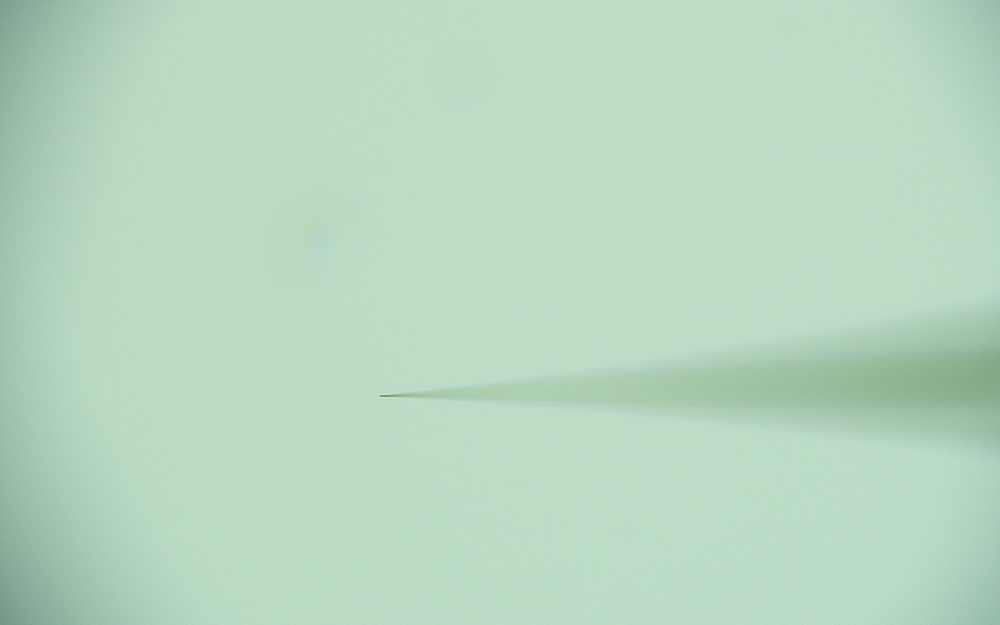
#> input picture test.jpg, 1000 x 625 px, shrunk from 1920 x 1200 before the run
$ python test.py
#> lines starting #> are read from the running program, lines starting #| are printed output that depends on the picture; after the words box and inside, x2 and y2 are one past the last pixel; in counts of white or black regions, pixels touching at a corner belong together
'''
Author: Simon Yang SimonYang223@163.com
Date: 2023-02-20 17:11:27
LastEditors: Simon Yang SimonYang223@163.com
LastEditTime: 2023-02-20 17:13:38
FilePath: \Contact-Detection-py\test.py
Description: 这是默认设置,请设置`customMade`, 打开koroFileHeader查看配置 进行设置: https://github.com/OBKoro1/koro1FileHeader/wiki/%E9%85%8D%E7%BD%AE
'''
import cv2

bgr_img = cv2.imread("test.jpg")
#> bgr_img is the input picture: shape (625, 1000, 3); mean B, G, R 192.5, 214.8, 182.9
gray_img = cv2.cvtColor(bgr_img, cv2.COLOR_BGR2GRAY)
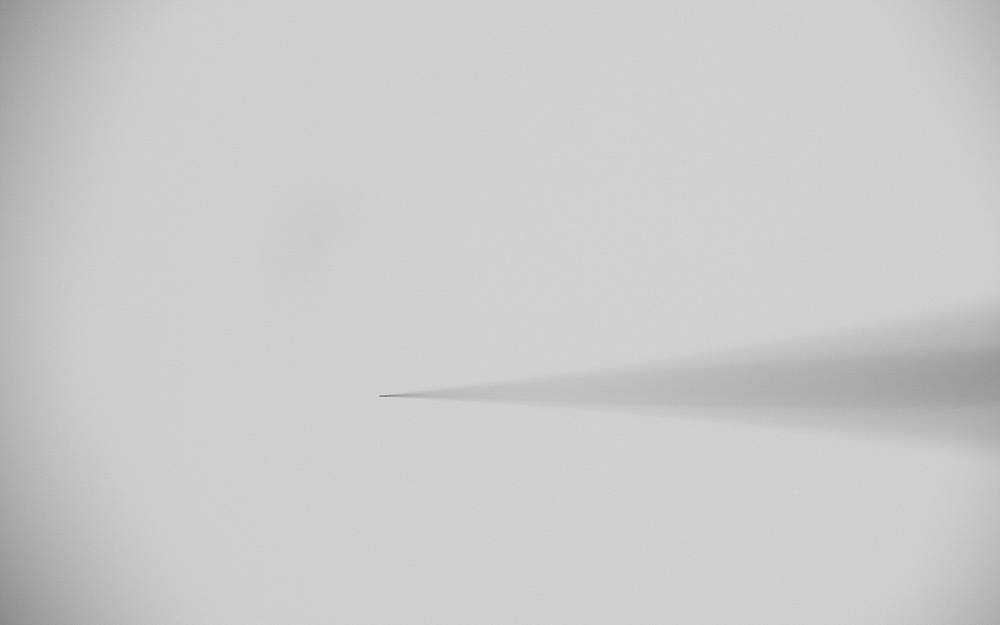
#> gray_img: shape (625, 1000); min 105, max 230, mean 202.8
th, binary = cv2.threshold(gray_img, 0, 255, cv2.THRESH_OTSU)
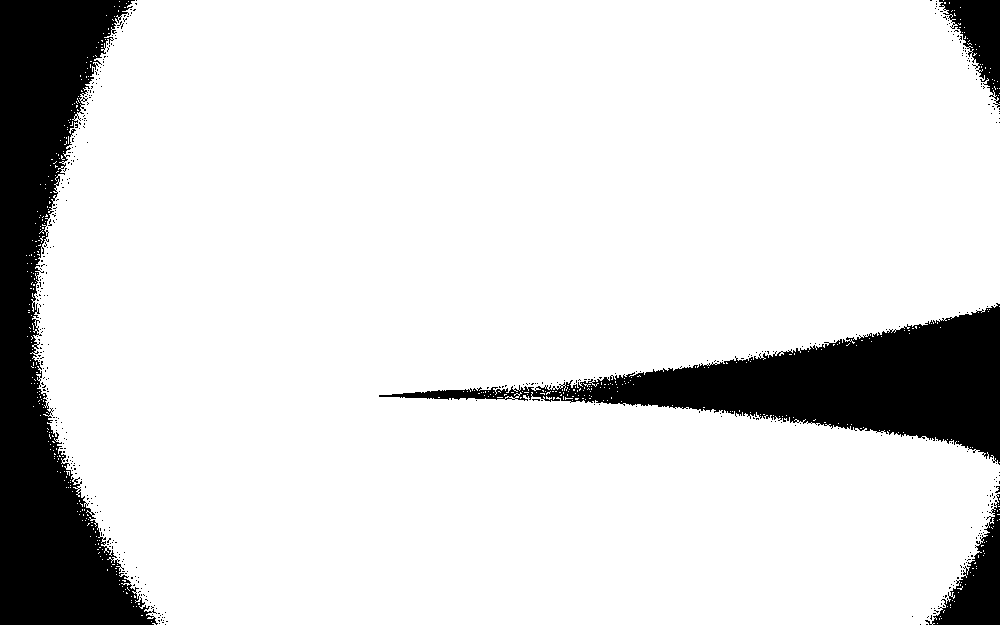
#> binary: shape (625, 1000); 86.2% white; 446 black regions (442 under 20 px)
#> th = 193
contours, hierarchy = cv2.findContours(binary, cv2.RETR_TREE, cv2.CHAIN_APPROX_SIMPLE)
#> contours = 1165 contours, 1164 with area under 20; largest, box (x1, y1, x2, y2) and area: (30, 0, 1000, 625) 536412
cv2.drawContours(bgr_img, contours, -1, (0, 0, 255), 3)
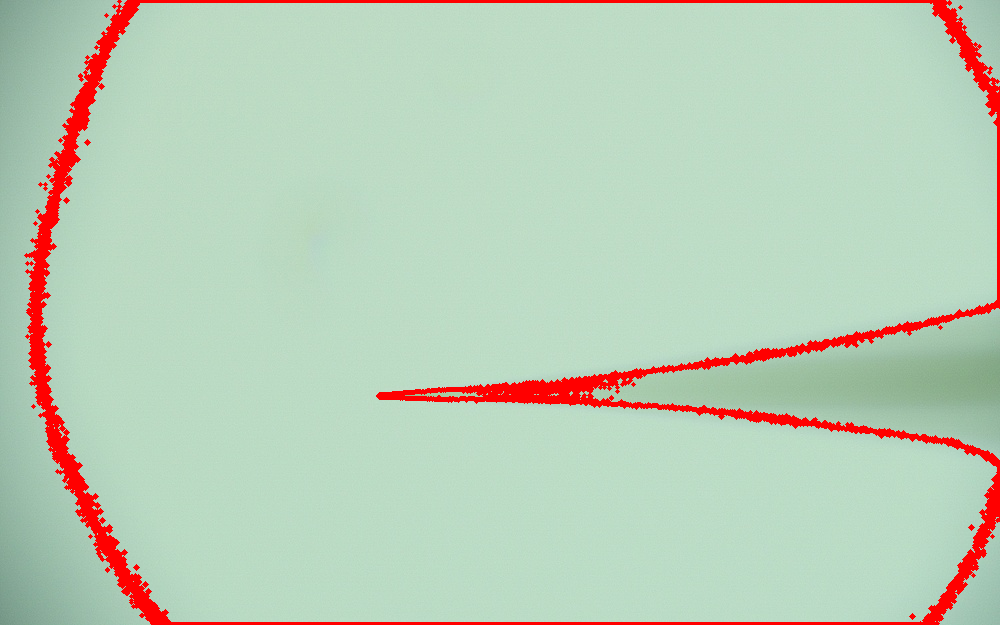
#> bgr_img: shape (625, 1000, 3); 4.97% of pixels changed, all inside (x1, y1, x2, y2) = (24, 0, 1000, 625)

bounding_boxes = [cv2.boundingRect(cnt) for cnt in contours]
#> bounding_boxes = 1165 items, first 6: (937, 623, 1, 1), (152, 623, 4, 2), (151, 621, 1, 1), (941, 618, 1, 1), (939, 618, 1, 2), (940, 616, 1, 1)

for bbox in bounding_boxes:
     [x , y, w, h] = bbox
     cv2.rectangle(bgr_img, (x, y), (x + w, y + h), (255, 255, 0), 2)
#> this loop made 1165 passes
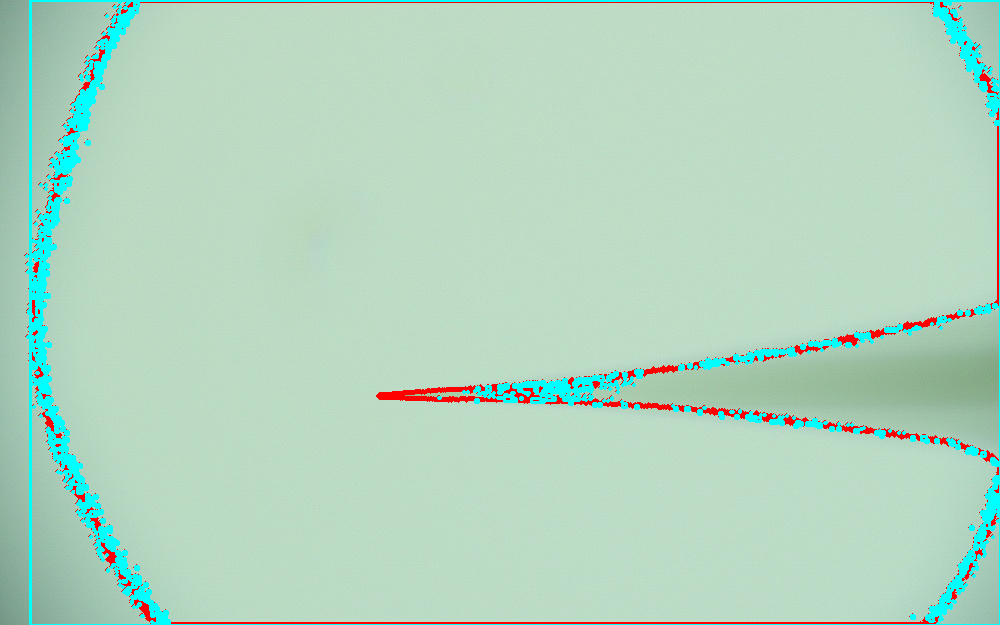
#> bgr_img: shape (625, 1000, 3); 4.06% of pixels changed, all inside (x1, y1, x2, y2) = (25, 0, 1000, 625)

cv2.imshow("name", bgr_img)
cv2.waitKey(0)
